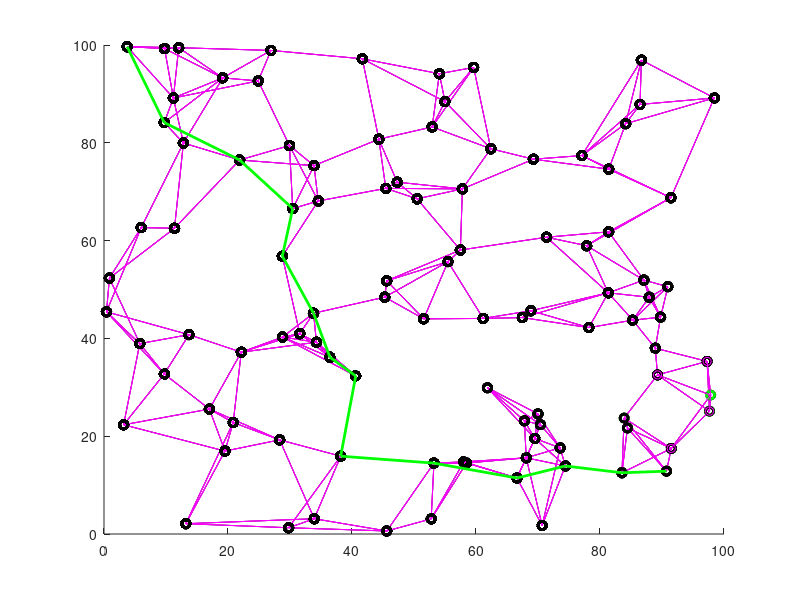

Write the MATLAB code that produced this figure.
%% Breadth-First/Depth-First search algorithm
% Needs to be changed to unit length links, otherwise useless.
clear; clc; 

%% Generate a graph
n = 100; % Nodes
s = 100; % Space
% Random nodes
nodes = s*rand(n,2);
e = sparse(zeros(n,n));
D = sparse(zeros*ones(n,n));

% Add closest p edges
p = 5;
for i = 1:n
    for j = 1:n
        d(j) = norm(nodes(i,:)-nodes(j,:));
    end
    [d2,ind] = sort(d);
    for j=1:p
        if (i~=ind(j))
            e(i,ind(j)) = 1;
            e(ind(j),i) = 1;
            D(i,ind(j)) = d(ind(j));
            D(ind(j),i) = d(ind(j));
        end
    end
end

% Pick furthest apart start and end node
dmax = 0;
start = 0; finish = 0;
for i=1:n
    for j=i:n
        d = norm(nodes(i,:)-nodes(j,:));
        if (d>dmax)
            dmax = d;
            start =i;
            finish = j;
        end
    end
end

%% Plot graph
figure(1); clf; hold on;
plot(nodes(:,1),nodes(:,2),'ko');
for i = 1:n
    for j = i:n
        if (e(i,j)==1)
            plot([nodes(i,1) nodes(j,1)],[nodes(i,2) nodes(j,2)],'k');
        end
    end
end
plot(nodes(start,1),nodes(start,2),'bo','MarkerSize',6,'LineWidth',2);
plot(nodes(finish,1),nodes(finish,2),'ro','MarkerSize',6,'LineWidth',2);
F(1)=getframe(gcf);

%% Find shortest path

% Initialize open set (node, backtrack, lower bound cost, current cost)
O = [start 0 0];
% Initialize closed set (same as open set)
C = [];
done = 0;
t = 0;
breadthfirst = 1;

while (~done)
    t = t+1
    % Check end condition
    if (length(O)==0)
        done = 1;
        continue;
    end

    % Grab next node in open set
    curnode = O(1,:);
    
    % Move to closed set
    C = [C; curnode];
    O = O([2:end],:);

    % Get all neighbours of current node
    neigh = find(e(curnode(1),:)==1);
    
    % Process each neighbour
    for i=1:length(neigh)
        found = find(C(:,1)==neigh(i),1);
        if (length(found)==1)
            continue;
        end
        dcur = curnode(3)+D(curnode(1),neigh(i));
        found = find(O(:,1)==neigh(i),1);
        if (length(found)==0)
            if (breadthfirst)
                O = [O; neigh(i) curnode(1) dcur]; 
            else
                O = [neigh(i) curnode(1) dcur; O];
            end
        else
            if (dcur < O(found,3))
                O(found,:) = [neigh(i) curnode(1) dcur];
            end
        end
    end

    % Plot active nodes for this step
    figure(1);hold on;
    plot(nodes(C(:,1),1),nodes(C(:,1),2), 'ko','MarkerSize',6,'LineWidth',2);
    plot(nodes(curnode(1),1),nodes(curnode(1),2), 'go','MarkerSize',6,'LineWidth',2);
    for i=1:length(neigh)
        plot(nodes(neigh(i),1),nodes(neigh(i),2), 'mo');
        plot([nodes(curnode(1),1) nodes(neigh(i),1)],[nodes(curnode(1),2) nodes(neigh(i),2)], 'm');
    end
    F(t+1)=getframe(gcf);
end

% Find and plot final path through back tracing
done = 0;
cur = finish
curC = find(C(:,1)==finish);
prev =  C(curC,2);
i=2;
p=1;
while (~done)
    if (prev == start)
        done = 1;
    end
    figure(1);hold on;
    plot([nodes(prev,1) nodes(cur,1)], [nodes(prev,2) nodes(cur,2)],'g','LineWidth',2)
    cur = prev;
    curC = find(C(:,1)==cur);
    prev = C(curC,2);
    F2(p)=getframe(gcf);
    p=p+1;
end
    
